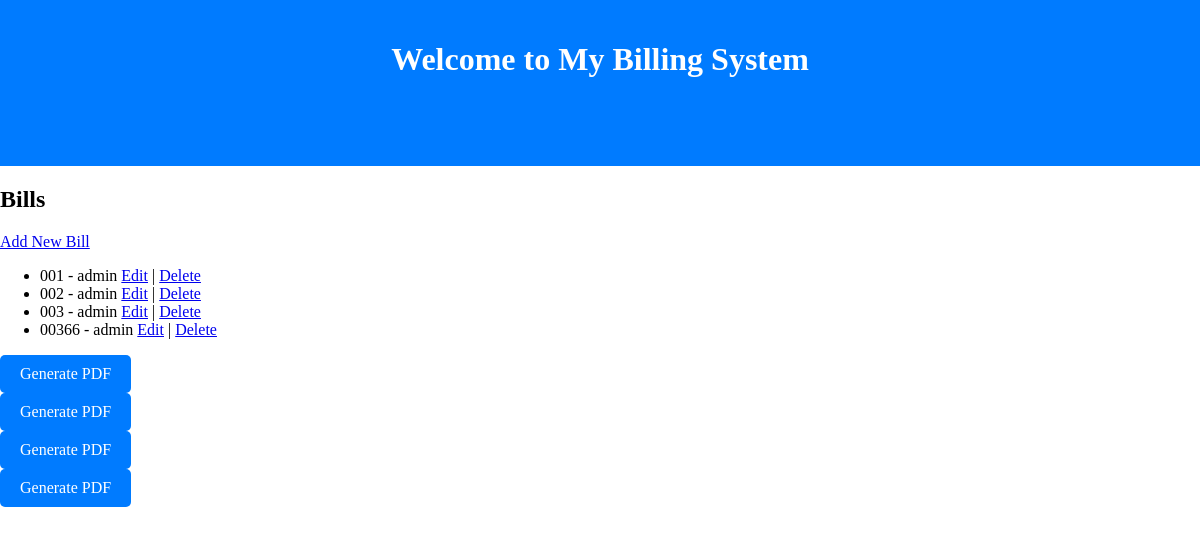
The app's page /bills/ (signed in), older data.
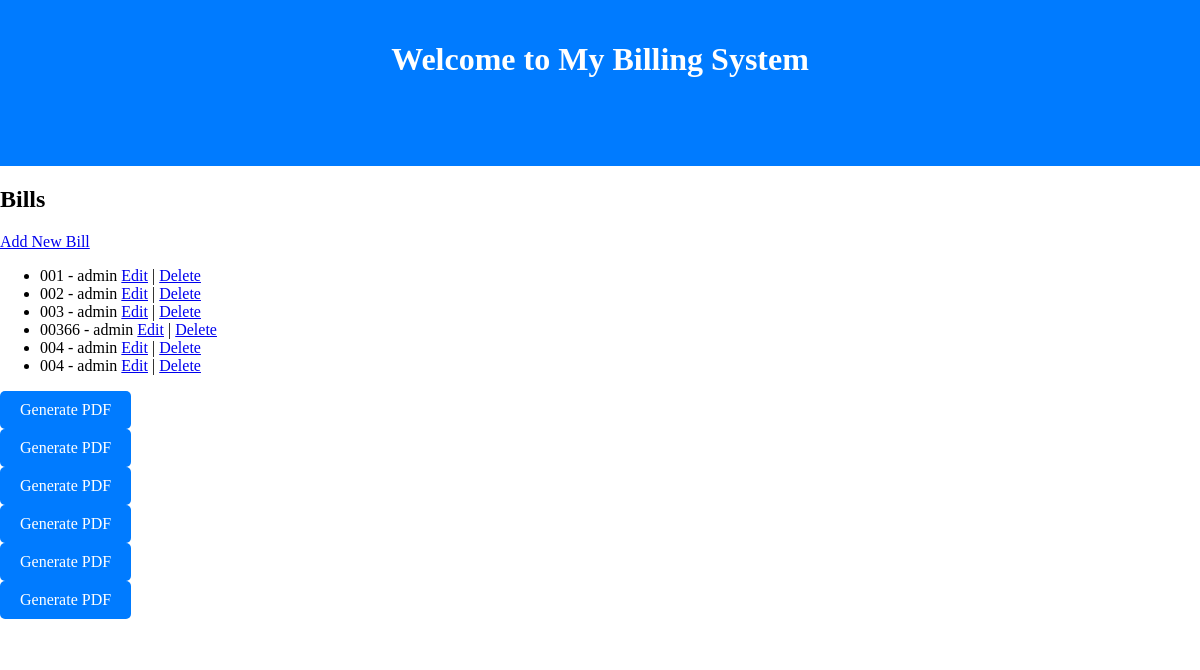
The same page, newer data.
### bills/models.py (models this page shows, shortened)
class Bills(models.Model):
    bil_customer = models.ForeignKey(User, on_delete=models.CASCADE)
    bil_type = models.CharField(max_length=255)
    bil_description = models.TextField()
    bil_number = models.CharField(max_length=255)
    bil_receipt_date = models.DateField()
    bil_charges = models.ManyToManyField('Charges', through='BillCharge')
    bil_items = models.ManyToManyField('Item', through='BillItem')

### bills/views.py (the view)
# urls.py: path('bills/', views.bill_list, name='bill_list'),
@login_required
def bill_list(request):
    bills = Bills.objects.all()
    return render(request, 'bills/bill_list.html', {'bills': bills})

### templates/bills/bill_list.html
{% extends 'base.html' %}
{% block content %}
  <h2>Bills</h2>
  <a href="{% url 'bill_create' %}">Add New Bill</a>
  <ul>
    {% for bill in bills %}
      <li>
        {{ bill.bil_number }} - {{ bill.bil_customer }}
        <a href="{% url 'bill_update' bill.pk %}">Edit</a> |
        <a href="{% url 'bill_delete' bill.pk %}">Delete</a>
      </li>
    {% endfor %}
  </ul>
  {% for bill in bills %}
    <div class="bill">
        <a href="{% url 'bill_pdf' pk=bill.pk %}" class="btn btn-primary" target="_blank">Generate PDF</a>
    </div>
{% endfor %}
{% endblock %}

Row changes from the older to the newer data that the page shows:
added Bills: bil_number "004", bil_customer "admin"
added Bills: bil_number "004", bil_customer "admin"
